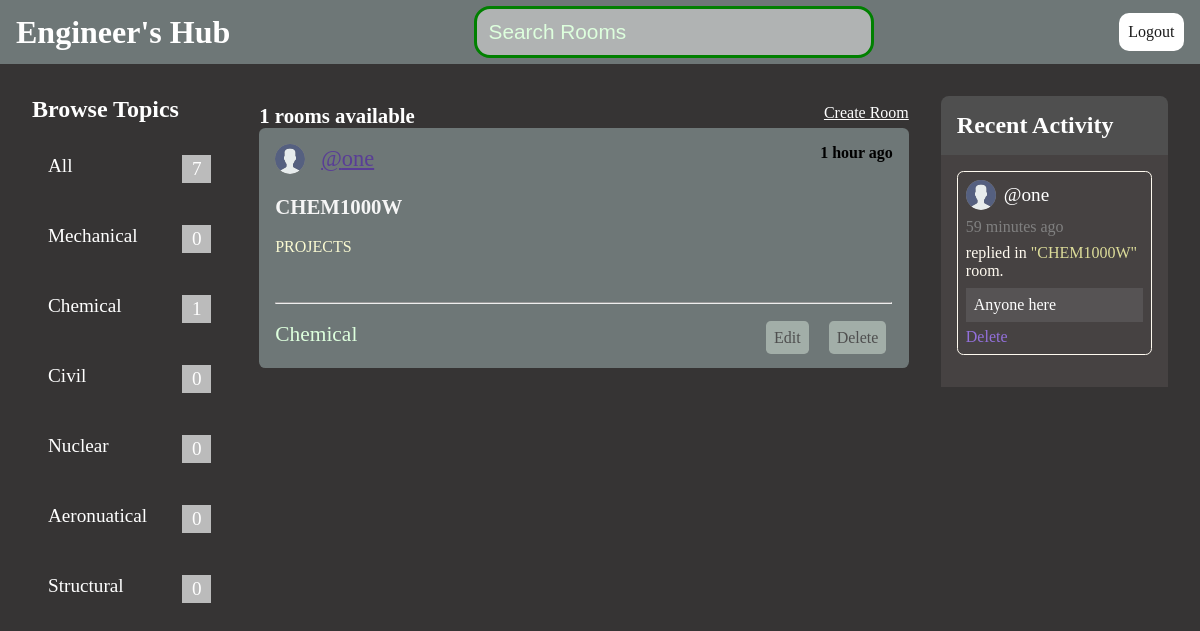
/rooms/ (signed in), run on the app's committed database.
### handle_app/models.py (models this page shows, shortened)
class Topic(models.Model):
    name = models.CharField(max_length=200)

class Room(models.Model):
    host = models.ForeignKey(User, on_delete=models.SET_NULL, null=True, related_name='host_rooms')
    topic = models.ForeignKey(Topic, on_delete=models.SET_NULL, null=True, related_name='room_topic')
    name = models.CharField(max_length=140)
    description = models.TextField(null=True, blank=True)
    participants = models.ManyToManyField(User, related_name='participants', blank=True)
    created = models.DateTimeField(auto_now_add=True)
    updated = models.DateTimeField(auto_now=True)
    class Meta:
        ordering = ['-updated', '-created']
    def __str__(self):
        return self.name

class User(AbstractUser):
    email = models.EmailField(unique=True)
    bio = models.TextField(max_length=250, null=True, blank=True)
    avatar = models.ImageField(null=True, default='avatar.svg')
    USERNAME_FIELD = 'email'
    REQUIRED_FIELDS = []

class Message(models.Model):
    user = models.ForeignKey(User, on_delete=models.CASCADE, related_name='host_messages')
    room = models.ForeignKey(Room, on_delete=models.SET_NULL, null=True, related_name='room_messages')
    body = models.TextField(null=True)
    created = models.DateTimeField(auto_now_add=True)
    updated = models.DateTimeField(auto_now=True)
    class Meta:
        ordering = ['-updated', '-created']
    def __str__(self):
        return self.body[0:40]

### handle_app/views.py (the view)
# urls.py: path('rooms/', views.roomsPage, name='rooms'),
def roomsPage(request):
    q = request.GET.get('q') if request.GET.get('q') is not None else ''
    rooms = Room.objects.filter(
        Q(topic__name__contains=q) |
        Q(name__icontains=q) |
        Q(description__icontains=q)
    )
    topics = Topic.objects.all()
    room_messages = Message.objects.filter(Q(room__topic__name__icontains=q))
    room_count = rooms.count()
    p = Paginator(rooms, 2)
    page_number = request.GET.get('page')
    try:
        page_obj = p.get_page(page_number)  # returns the desired page object
    except PageNotAnInteger:
        page_obj = p.page(1)
    except EmptyPage:
        page_obj = p.page(p.num_pages)
    context = {
        'page_obj': page_obj,
        'rooms': rooms,
        'topics': topics,
        'room_count': room_count,
        'room_messages': room_messages,
    }
    return render(request, 'handle/rooms.html', context)

### handle_app/templates/handle/rooms.html (shortened to what this page needs)
<!DOCTYPE html>
{% load static %}
<html lang="en">
<head>
    <link rel="stylesheet" href="{% static 'handles/rooms.css' %}">
</head>
<body>
    <header>
        <h1>Engineer's Hub</h1>
        <form method="get" action="{% url 'rooms' %}">
            <input type="text" name="q" placeholder="Search Rooms">
        </form>
        <a href="{% url 'logout' %}">Logout</a>
    </header>
    <main>
        <section class="topics">
            {% include 'handle/includes/topics.html' %}
        </section>
        <section class="feed">
            <article class="feed_title">
                <h5>{{ room_count }} rooms available</h5>
                <a href="{% url 'create-room' %}">Create Room</a>
            </article>
            <article>
                <section class="container">
                    {% for room in page_obj.object_list %}
                      <article class="feed_rooms">
                        {% if request.user == room.host %}
                            <article class="delete_edit">
                                <a href="{% url 'update-room' room.id %}">Edit</a>
                                <a href="{% url 'delete-room' room.id %}">Delete</a>
                            </article>
                        {% endif %}
                        <article class="name_date">
                            <figure class="image_container feed_image">
                                <img src="{{ room.host.avatar.url }}" class="image_feed image">
                                <a href="{% url 'profile' room.host.id %}">@{{ room.host.username }}</a>
                            </figure>
                            <h4>{{ room.created| timesince }} ago</h4>
                        </article>
                        <h5><a href="{% url 'room-detail' room.id %}">{{ room.name }}</a></h5>
                        <p class="description">{{ room.description }}</p>
                        <p class="topic_name">{{ room.topic.name }}</p>
                        <hr class="line">
                    </article>
                     {% endfor %}
                </section>
             </article>
        </section>
        <section class="activities">
            {% include 'handle/includes/activity.html' %}
        </section>
    </main>
</body>
</html>

### handle_app/templates/handle/includes/topics.html
<h1>Browse Topics</h1>
<article class="topics_loop">
    <p class="count_container"><a href="{% url 'rooms' %}">All <span class="topics_number">{{ topics.count |add:1 }}</span></a></p>
    {% for topic in topics %}
        <p class="count_container"><a href="{% url 'rooms' %}?q={{ topic.name }}">{{ topic.name }} <span class="topics_number">{{ topic.room_topic.all.count }}</span></a></p>
    {% endfor %}
</article>

### handle_app/templates/handle/includes/activity.html
<h2>Recent Activity</h2>
    <section class="activity_container">
    {% for message in room_messages %}
        <article class="activity_loop">
            <figure class="image_container">
                <img src="{{ message.user.avatar.url }}" class="image">
                <p class="user"><a href="{% url 'profile' message.user.id %}">@{{ message.user.username }}</a></p>
            </figure>
            <p class="time">{{ message.created| timesince }} ago</p>
            <p class="replied">replied in <a href="{% url 'room-detail' message.room.id %}">"{{ message.room }}"</a> room.</p>
            <p class="message">{{ message }}</p>
            {% if request.user == message.user %}
                <p class="delete"><a href="{% url 'delete-message' pk=message.id %}">Delete</a></p>
            {% endif %}
        </article>
    {% endfor %}
    </section>

### handle_app/static/handles/rooms.css (style rules this page uses)
*, *::before, *::after { margin: 0; padding: 0; box-sizing: border-box; }
body { background-color: #363434; }
header { background-color: #6e7777; height: 4rem; padding: 1rem; display: flex; justify-content: space-between; align-items: center; }
header h1 { color: white; }
header input { width: 25rem; padding: 0.7rem; border-radius: 1rem; background-color: rgba(220, 220, 220, 0.6); caret-color: #ddffdd; color: #ddffdd; outline: none; border: 3px solid green; font-size: 1.3rem; }
header input::placeholder { color: #ddffdd; }
header a { color: #1b1b1b; padding: 0.6rem; border-radius: 10px; background-color: white; text-decoration: none; }
main { display: grid; grid-template-columns: 1fr 3fr 1fr; padding: 2rem; }
.topics h1 { color: white; font-size: 1.5rem; margin-bottom: 1rem; }
.topics_loop { padding: 1rem; display: flex; flex-direction: column; justify-content: space-evenly; gap: 3rem; }
.topics_loop a { color: white; text-decoration: none; font-size: 1.2rem; }
.feed { padding: 0.5rem 2rem 1rem 0; }
.feed h5 { color: white; font-size: 1.3rem; }
.feed_title { display: flex; justify-content: space-between; }
.feed_title a { color: white; }
.name_date { display: flex; justify-content: space-between; }
.image_container { display: flex; align-items: center; }
.image { width: 30px; height: 30px; border-radius: 50%; background-color: gray; margin-right: 0.5rem; }
.image_container .image_feed { margin-right: 1rem; }
.feed_image a:any-link { font-size: 1.4rem; color: #593d96; }
.feed_rooms { background-color: #6e7777; height: 15rem; padding: 1rem; margin-bottom: 1rem; border-radius: 0.4rem; position: relative; }
.feed_rooms h5 { margin-top: 1.3rem; text-decoration: none; }
.feed_rooms h5 a { text-decoration: none; color: whitesmoke; }
.description { margin-top: 1.2rem; color: lightgoldenrodyellow; }
.line { position: absolute; bottom: 4rem; width: 95%; }
.topic_name { position: absolute; left: 1rem; bottom: 1.3rem; font-size: 1.34rem; color: #ddffdd; }
.delete_edit { position: absolute; right: 1rem; bottom: 1.3rem; margin-right: 0.4rem; }
.delete_edit a { text-decoration: none; margin-left: 1rem; padding: 0.5rem; border-radius: 0.3rem; background-color: rgba(240, 255, 240, 0.4); color: #4f4f4f; }
.activities h2 { color: white; background-color: #4f4f4f; padding: 1rem; border-radius: 0.5rem 0.5rem 0 0; }
.activity_container { padding: 1rem; background-color: #464242; max-height: 520px; overflow: auto; }
.activity_loop { padding: 0.5rem; border: 0.1rem solid floralwhite; border-radius: 0.4rem; margin-bottom: 1rem; }
.activity_loop .user a { text-decoration: none; color: white; font-size: 1.2rem; }
.activity_loop .time { color: gray; margin: 0.5rem 0; }
.activity_loop .replied { color: floralwhite; margin-bottom: 0.5rem; }
.activity_loop .replied a { color: #dcdc99; text-decoration: none; }
.activity_loop .message { width: 100%; max-height: 7rem; padding: 0.5rem; background-color: rgba(148, 148, 154, 0.2); color: white; }
.activity_loop .delete { margin-top: 0.4rem; }
.activity_loop .delete a { text-decoration: none; color: mediumpurple; margin-top: 1rem; }
.count_container { position: relative; }
.topics_number { position: absolute; right: 2rem; background-color: #bbbbbb; padding: 0.2rem 0.6rem; }

### data on the page
Topic: name "Mechanical", room_topic.all.count "0"
Topic: name "Chemical", room_topic.all.count "1"
Topic: name "Civil", room_topic.all.count "0"
Topic: name "Nuclear", room_topic.all.count "0"
Topic: name "Aeronuatical", room_topic.all.count "0"
Topic: name "Structural", room_topic.all.count "0"
Room: shows "Edit", host.avatar (placeholder picture), host.username "one", created "1 hour", name "CHEM1000W", description "PROJECTS", topic.name "Chemical"
Message: user.avatar (placeholder picture), user.username "one", created "59 minutes", room "CHEM1000W", body "Anyone here", shows "Delete"

### other printed values
{{ topics.count |add:1 }} "7"
{{ room_count }} "1"
